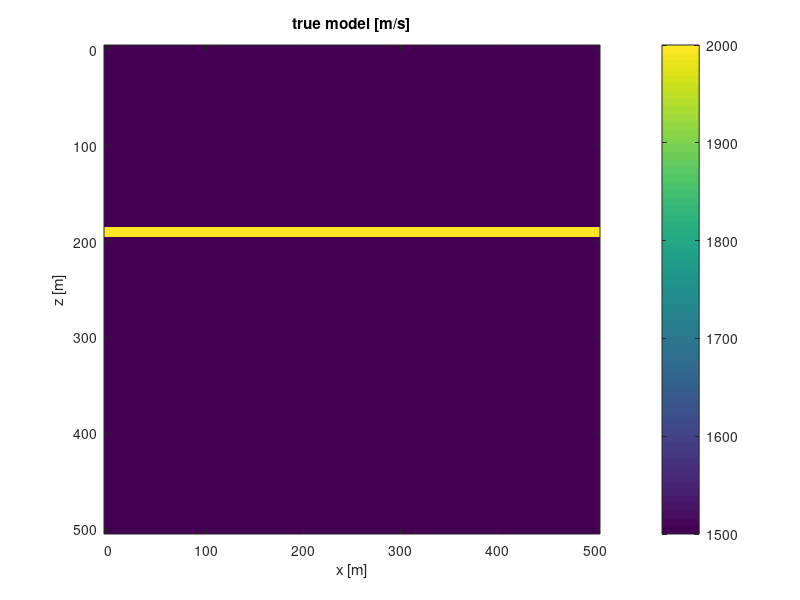
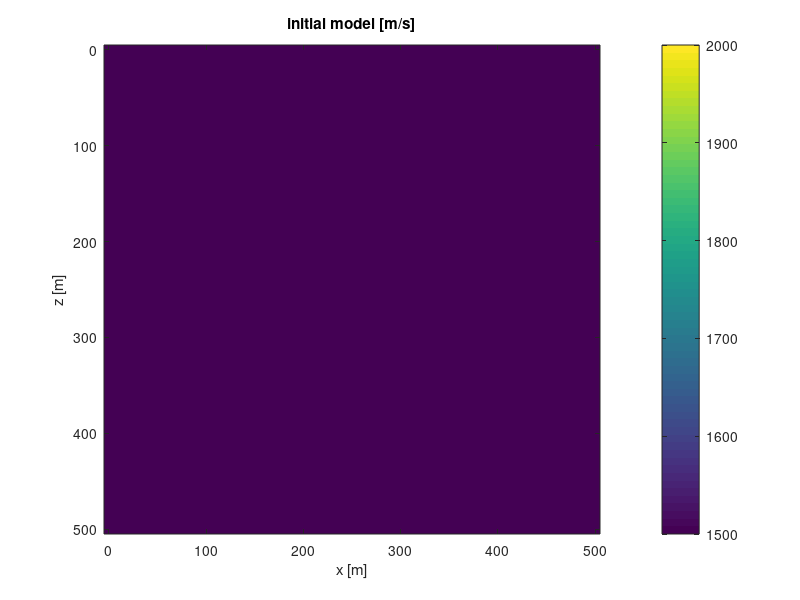

Reproduce these figures in MATLAB, in order. (Note: this script raises an error after producing the figures.)
%% 2D Efficient least-squares imaging with sparsity promotion and compressive sensing
%
% Author: Xiang Li
%
%         Seismic Laboratory for Imaging and Modeling
%         Department of Earch & Ocean Sciences
%         The University of British Columbia
%         
% Date: 02, 2012
%

%% One-layer model example
% 
% This is an demonstration of l1 migration algorithm based on One-layer model, 
% please visit the script 'MGNFWI_camenbert.m' for detail
%
% true model and initial model
z = 0:10:500;
x = 0:10:500;
vel = 1500*ones(51,51);
vel(20,:)=2000;
vels = 1500*ones(51,51);

% 
figure(1);imagesc(x,z,vel);caxis([1500,2000]);xlabel('x [m]');ylabel('z [m]');title('true model [m/s]');colorbar;
figure(2);imagesc(x,z,vels);caxis([1500,2000]);xlabel('x [m]');ylabel('z [m]');title('initial model [m/s]');colorbar;

%%

% l1 migration

% reflection example, source and receivers are on the top of the model

load LSM_Toy_model_L1_WRSeqOffset3Shots3FsIvc.mat
figure(3);imagesc(x,z,updates(:,:,13));colormap gray;xlabel('x [m]');ylabel('z [m]');title('l1 imaging result');

%% BG model example
%
% This is an demonstration of l1 migration algorithm based on BG Compass
% model [1,2], please visit the script <MGNFWI_BG.html> for detail
%
% true model and initial model
load BG_compass_model409x1401.mat
z = 0:5:2040;
x = 0:5:7000;
scrsz = get(0,'ScreenSize');
figure('Position',[1 scrsz(4)/4 scrsz(3)/2 scrsz(4)/4]);imagesc(x,z,vel);set(gca,'plotboxaspectratio',[7 2 2]);caxis([1480,4680]);xlabel('x [m]');ylabel('z [m]');title('true model [m/s]');colorbar;
%%
scrsz = get(0,'ScreenSize');
figure('Position',[1 scrsz(4)/4 scrsz(3)/2 scrsz(4)/4]);imagesc(x,z,vels);set(gca,'plotboxaspectratio',[7 2 2]);caxis([1480,4680]);xlabel('x [m]');ylabel('z [m]');title('initial model [m/s]');colorbar;

scrsz = get(0,'ScreenSize');
figure('Position',[1 scrsz(4)/4 scrsz(3)/2 scrsz(4)/4]);imagesc(x,z,diff(1./vels-1./vel));set(gca,'plotboxaspectratio',[7 2 2]);caxis(1e-5*[-2 2]);xlabel('x [m]');ylabel('z [m]');title('true perturbation [s/m]');colorbar;colormap gray

%%

% L1 migration with 3 simultaneous shots and 10 frequencies
% in this case we use inverse crime data to test our algorithm

load LSM_BGcompass_model2d_L1_WRSim3Shots10FsIvc.mat

scrsz = get(0,'ScreenSize');
figure('Position',[1 scrsz(4)/4 scrsz(3)/2 scrsz(4)/4]);imagesc(x,z,updates(:,:,end));set(gca,'plotboxaspectratio',[7 2 2]);caxis(1e-5*[-2 2]);xlabel('x [m]');ylabel('z [m]');title('l1 migration from inverse crime data');colorbar;colormap gray


% plot differential of the image to get rid of those low frequency turning wave compenents
scrsz = get(0,'ScreenSize');
figure('Position',[1 scrsz(4)/4 scrsz(3)/2 scrsz(4)/4]);imagesc(x,z,diff(updates(:,:,end)));set(gca,'plotboxaspectratio',[7 2 2]);caxis(1e-5*[-2 2]);xlabel('x [m]');ylabel('z [m]');title('l1 migration from inverse crime data (filtered plotting)');colorbar;colormap gray



% L1 migration with 3 simultaneous shots and 10 frequencies
% in this case we use wavefield from frequency domain forward modeling method to test our algorithm
load LSM_BGcompass_model2d_L1_WRSim3Shots10Fs.mat

scrsz = get(0,'ScreenSize');
figure('Position',[1 scrsz(4)/4 scrsz(3)/2 scrsz(4)/4]);imagesc(x,z,updates(:,:,end));set(gca,'plotboxaspectratio',[7 2 2]);caxis(1e-5*[-2 2]);xlabel('x [m]');ylabel('z [m]');title('l1 migration from modelling data');colorbar;colormap gray


% plot differential of the image to get rid of those low frequency turning wave compenents
scrsz = get(0,'ScreenSize');
figure('Position',[1 scrsz(4)/4 scrsz(3)/2 scrsz(4)/4]);imagesc(x,z,diff(updates(:,:,end)));set(gca,'plotboxaspectratio',[7 2 2]);caxis(1e-5*[-2 2]);xlabel('x [m]');ylabel('z [m]');title('l1 migration from modelling data (filtered plotting)');colorbar;colormap gray

